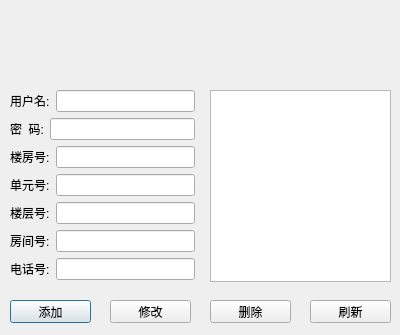
<?xml version="1.0" encoding="UTF-8"?>
<ui version="4.0">
 <class>ownerDialog</class>
 <widget class="QDialog" name="ownerDialog">
  <property name="geometry">
   <rect>
    <x>0</x>
    <y>0</y>
    <width>400</width>
    <height>335</height>
   </rect>
  </property>
  <property name="windowTitle">
   <string>Dialog</string>
  </property>
  <widget class="QTableView" name="tableView">
   <property name="geometry">
    <rect>
     <x>210</x>
     <y>90</y>
     <width>181</width>
     <height>192</height>
    </rect>
   </property>
  </widget>
  <widget class="QPushButton" name="pushButton">
   <property name="geometry">
    <rect>
     <x>10</x>
     <y>300</y>
     <width>81</width>
     <height>23</height>
    </rect>
   </property>
   <property name="text">
    <string>添加</string>
   </property>
  </widget>
  <widget class="QPushButton" name="pushButton_2">
   <property name="geometry">
    <rect>
     <x>110</x>
     <y>300</y>
     <width>81</width>
     <height>23</height>
    </rect>
   </property>
   <property name="text">
    <string>修改</string>
   </property>
  </widget>
  <widget class="QPushButton" name="pushButton_3">
   <property name="geometry">
    <rect>
     <x>210</x>
     <y>300</y>
     <width>81</width>
     <height>23</height>
    </rect>
   </property>
   <property name="text">
    <string>删除</string>
   </property>
  </widget>
  <widget class="QPushButton" name="pushButton_5">
   <property name="geometry">
    <rect>
     <x>310</x>
     <y>300</y>
     <width>81</width>
     <height>23</height>
    </rect>
   </property>
   <property name="text">
    <string>刷新</string>
   </property>
  </widget>
  <widget class="QWidget" name="">
   <property name="geometry">
    <rect>
     <x>10</x>
     <y>90</y>
     <width>185</width>
     <height>192</height>
    </rect>
   </property>
   <layout class="QVBoxLayout" name="verticalLayout">
    <item>
     <layout class="QHBoxLayout" name="horizontalLayout">
      <item>
       <widget class="QLabel" name="label">
        <property name="text">
         <string>用户名:</string>
        </property>
       </widget>
      </item>
      <item>
       <widget class="QLineEdit" name="lineEdit"/>
      </item>
     </layout>
    </item>
    <item>
     <layout class="QHBoxLayout" name="horizontalLayout_2">
      <item>
       <widget class="QLabel" name="label_2">
        <property name="text">
         <string>密  码:</string>
        </property>
       </widget>
      </item>
      <item>
       <widget class="QLineEdit" name="lineEdit_2"/>
      </item>
     </layout>
    </item>
    <item>
     <layout class="QHBoxLayout" name="horizontalLayout_3">
      <item>
       <widget class="QLabel" name="label_3">
        <property name="text">
         <string>楼房号:</string>
        </property>
       </widget>
      </item>
      <item>
       <widget class="QLineEdit" name="lineEdit_3"/>
      </item>
     </layout>
    </item>
    <item>
     <layout class="QHBoxLayout" name="horizontalLayout_4">
      <item>
       <widget class="QLabel" name="label_4">
        <property name="text">
         <string>单元号:</string>
        </property>
       </widget>
      </item>
      <item>
       <widget class="QLineEdit" name="lineEdit_4"/>
      </item>
     </layout>
    </item>
    <item>
     <layout class="QHBoxLayout" name="horizontalLayout_5">
      <item>
       <widget class="QLabel" name="label_5">
        <property name="text">
         <string>楼层号:</string>
        </property>
       </widget>
      </item>
      <item>
       <widget class="QLineEdit" name="lineEdit_5"/>
      </item>
     </layout>
    </item>
    <item>
     <layout class="QHBoxLayout" name="horizontalLayout_6">
      <item>
       <widget class="QLabel" name="label_6">
        <property name="text">
         <string>房间号:</string>
        </property>
       </widget>
      </item>
      <item>
       <widget class="QLineEdit" name="lineEdit_6"/>
      </item>
     </layout>
    </item>
    <item>
     <layout class="QHBoxLayout" name="horizontalLayout_7">
      <item>
       <widget class="QLabel" name="label_7">
        <property name="text">
         <string>电话号:</string>
        </property>
       </widget>
      </item>
      <item>
       <widget class="QLineEdit" name="lineEdit_7"/>
      </item>
     </layout>
    </item>
   </layout>
  </widget>
 </widget>
 <resources/>
 <connections/>
</ui>
